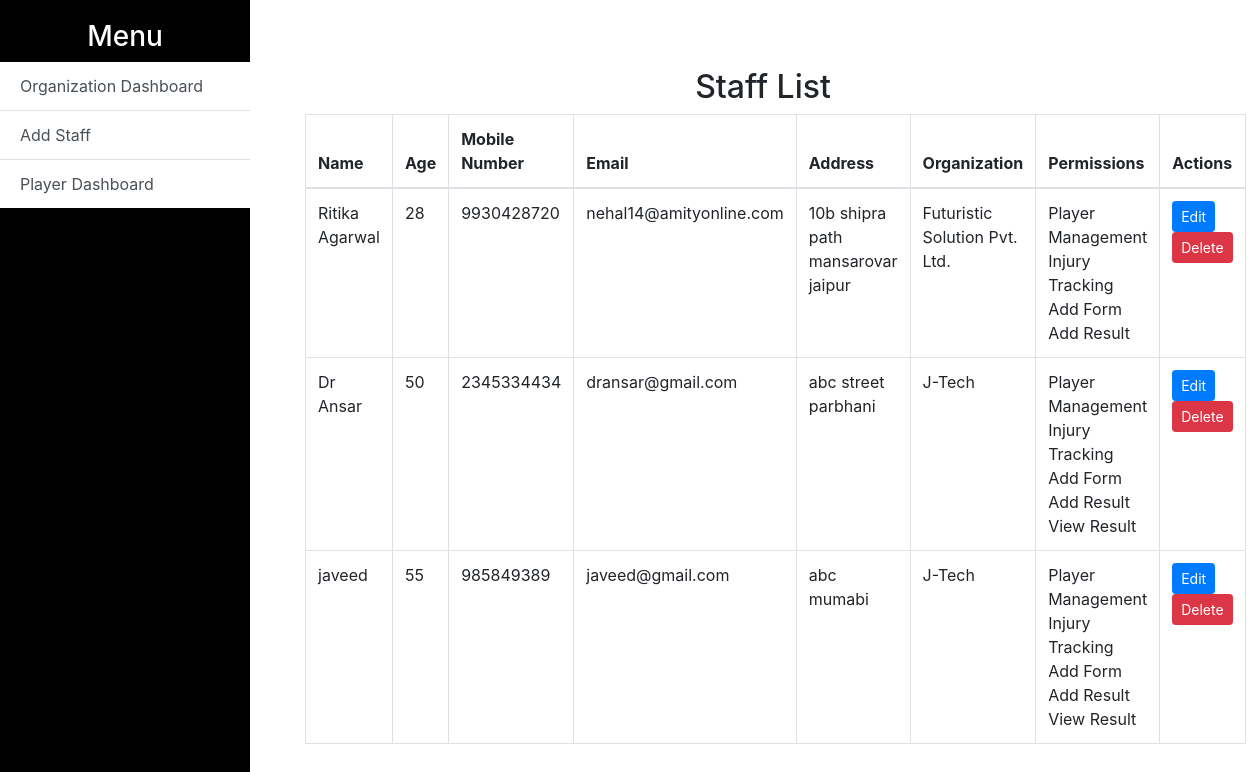
Page /staff/ on the committed database.
### accounts/models.py (models this page shows, shortened)
class Staff(models.Model):
    ROLE_CHOICES = [
        ('selector', 'Selector'),
        ('sc_coach', 'S&C Coach'),
        ('physio', 'Physio'),
        ('support_staff', 'Support Staff'),
        ('other_coach', 'Other Coach'),
    ]
    name = models.CharField(max_length=100)
    age = models.IntegerField()
    mobile_number = models.CharField(max_length=15)
    email = models.EmailField(unique=True)
    address = models.TextField()
    player_management = models.BooleanField(default=False)
    injury_tracking = models.BooleanField(default=False)  # Permission to manage injuries
    create_injury = models.BooleanField(default=False)  # Permission to create injuries
    view_injuries = models.BooleanField(default=False)  # Permission to view injuries
    update_injury_status = models.BooleanField(default=False)  # Permission to update injury status
    close_injuries = models.BooleanField(default=False)  # Permission to close injuries
    add_form = models.BooleanField(default=False)
    add_result = models.BooleanField(default=False)
    view_result = models.BooleanField(default=False)
    create_camps_tournaments = models.BooleanField(default=False)  # Permission to create camps/tournaments
    view_camps_tournaments = models.BooleanField(default=False)  # Permission to view camps/tournaments
    create_program = models.BooleanField(default=False)  # Permission to create programs
    assign_program = models.BooleanField(default=False)  # Permission to assign programs
    view_programs = models.BooleanField(default=False)  # Permission to view programs
    organization = models.ForeignKey(Organization, on_delete=models.CASCADE)
    user = models.OneToOneField(settings.AUTH_USER_MODEL, on_delete=models.CASCADE)
    role = models.CharField(max_length=20, choices=ROLE_CHOICES, default='Staff',null=True, blank=True)  # ✅ Add role choices
    staff_role = models.CharField(max_length=20, choices=ROLE_CHOICES, default='Staffs',null=True, blank=True)

class Organization(models.Model):
    user = models.OneToOneField(settings.AUTH_USER_MODEL, on_delete=models.CASCADE)
    name = models.CharField(max_length=255)
    phone_number = models.CharField(max_length=15, blank=True)
    address = models.TextField(blank=True)
    role = models.CharField(max_length=20, default='OrganizationAdmin')

### accounts/views.py (the view)
# urls.py: path('staff/', views.staff_list, name='staff_list'),
def staff_list(request):
    staff_members = Staff.objects.all()
    organizations = Organization.objects.all()
    return render(request, 'staff_list.html', {'staff_members': staff_members, 'organizations': organizations})

### accounts/templates/staff_list.html (shortened to what this page needs)
<!DOCTYPE html>
<html lang="en">
<head>
    <link rel="stylesheet" href="https://maxcdn.bootstrapcdn.com/bootstrap/4.5.2/css/bootstrap.min.css">
</head>
<body>
<div class="sidebar">
    <h3 class="text-center text-white">Menu</h3>
    <div class="list-group list-group-flush">
        <a href="{% url 'organization_list' %}" class="list-group-item list-group-item-action bg-black">Organization Dashboard</a>
        <a href="{% url 'staff_register' %}" class="list-group-item list-group-item-action bg-black">Add Staff</a>
        <a href="{% url 'player_list' %}" class="list-group-item list-group-item-action bg-black">Player Dashboard</a>
    </div>
</div>
<div class="content">
    <div class="container mt-5">
        <h2 class="text-center">Staff List</h2>
        <table class="table table-bordered">
            <thead>
                <tr>
                    <th>Name</th>
                    <th>Age</th>
                    <th>Mobile Number</th>
                    <th>Email</th>
                    <th>Address</th>
                    <th>Organization</th>
                    <th>Permissions</th>
                    <th>Actions</th>
                </tr>
            </thead>
            <tbody>
                {% for staff in staff_members %}
                <tr id="staff-{{ staff.id }}">
                    <td>{{ staff.name }}</td>
                    <td>{{ staff.age }}</td>
                    <td>{{ staff.mobile_number }}</td>
                    <td>{{ staff.email }}</td>
                    <td>{{ staff.address }}</td>
                    <td>{{ staff.organization.name }}</td>
                    <td>
                        {% if staff.player_management %}Player Management{% endif %}
                        {% if staff.injury_tracking %}Injury Tracking{% endif %}
                        {% if staff.add_form %}Add Form{% endif %}
                        {% if staff.add_result %}Add Result{% endif %}
                        {% if staff.view_result %}View Result{% endif %}
                    </td>
                    <td>
                        <button class="btn btn-primary btn-sm edit-btn" data-id="{{ staff.id }}">Edit</button>
                        <button class="btn btn-danger btn-sm delete-btn" data-id="{{ staff.id }}">Delete</button>
                    </td>
                </tr>
                {% endfor %}
            </tbody>
        </table>
    </div>
</div>
</body>
</html>

### accounts/templates/staff_list.html (style rules this page uses)
body { display: flex; }
.sidebar { width: 250px; height: 100vh; position: fixed; background-color: #000; padding-top: 20px; }
.content { margin-left: 270px; padding: 20px; width: calc(100% - 270px); }

### rows in the picture
Staff: name "Ritika Agarwal", age "28", mobile_number "9930428720", email "nehal14@amityonline.com", address "10b shipra path mansarovar jaipur", organization.name "Futuristic Solution Pvt. Ltd.", player_management "Player Management", injury_tracking "Injury Tracking", add_form "Add Form", add_result "Add Result"
Staff: name "Dr Ansar", age "50", mobile_number "2345334434", email "dransar@gmail.com", address "abc street parbhani", organization.name "J-Tech", player_management "Player Management", injury_tracking "Injury Tracking", add_form "Add Form", add_result "Add Result", view_result "View Result"
Staff: name "javeed", age "55", mobile_number "985849389", email "javeed@gmail.com", address "abc mumabi", organization.name "J-Tech", player_management "Player Management", injury_tracking "Injury Tracking", add_form "Add Form", add_result "Add Result", view_result "View Result"
